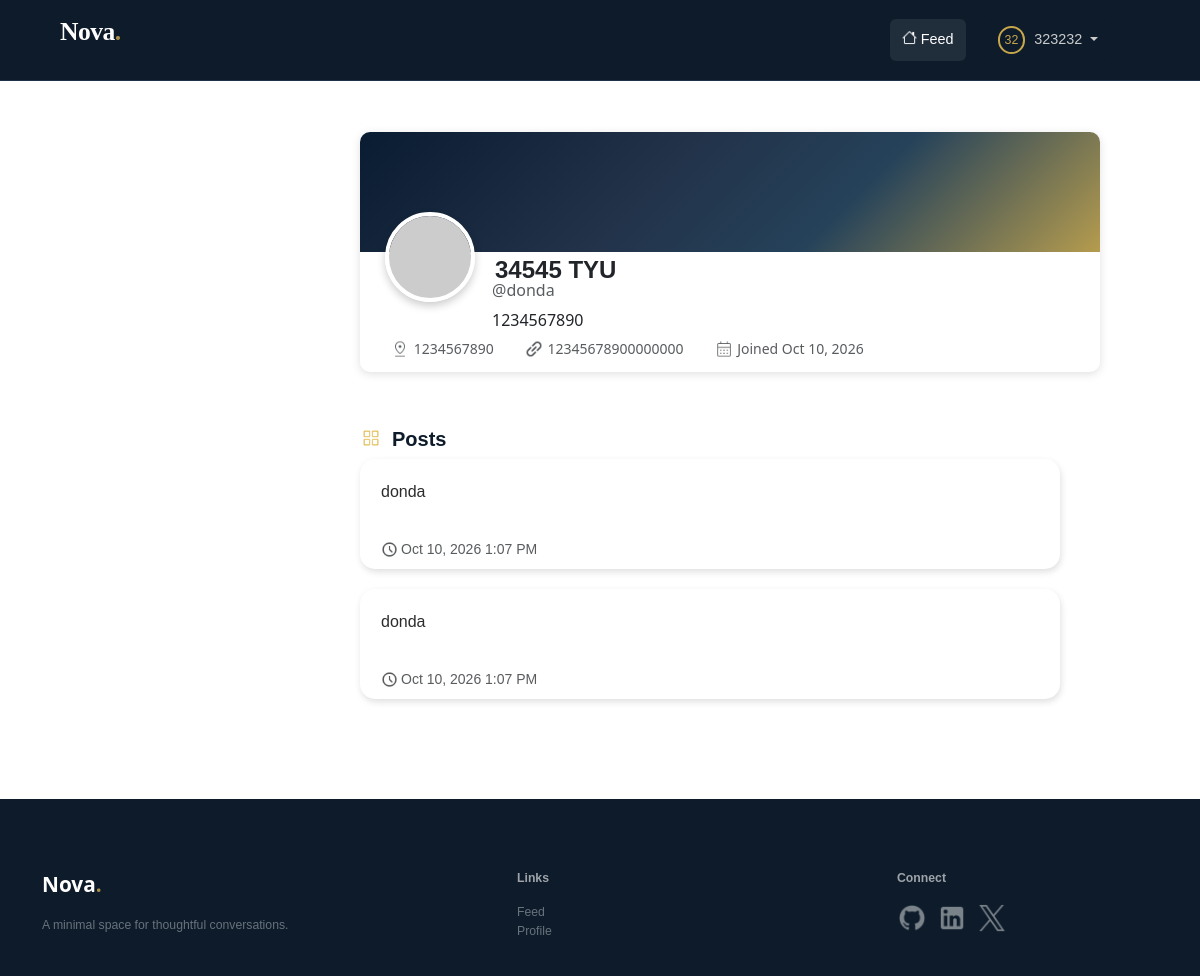
/profile/donda (signed in), run on the app's committed database.
### app/models.py (models this page shows, shortened)
class User(db.Model, UserMixin):
    id = db.Column(db.Integer, primary_key=True)
    first_name = db.Column(db.String(64), index=True)
    last_name = db.Column(db.String(64), index=True)
    username = db.Column(db.String(64), index=True, unique=True)
    email = db.Column(db.String(120), index=True, unique=True)
    bio = db.Column(db.String(140))
    location = db.Column(db.String(64))
    website = db.Column(db.String(120))
    password_hash = db.Column(db.String(128))
    posts = db.relationship('Post', backref='author', lazy='dynamic')
    member_since = db.Column(db.DateTime, default=datetime.utcnow)
    def avatar(self, size):
        digest = md5(self.email.lower().encode('utf-8')).hexdigest()
        return f'https://www.gravatar.com/avatar/{digest}?d=identicon&s={size}'

class Post(db.Model):
    id = db.Column(db.Integer, primary_key=True)
    body = db.Column(db.String(140))
    timestamp = db.Column(db.DateTime, index=True, default=datetime.utcnow)
    user_id = db.Column(db.Integer, db.ForeignKey('user.id'))

### app/routes.py (the view)
@app.route('/profile/<username>')
@login_required
def profile(username):
    user = User.query.filter_by(username=username).first_or_404()
    page = request.args.get('page', 1, type=int)
    posts = Post.query.filter_by(author=user).paginate(
        page=page, per_page=app.config.get('POSTS_PER_PAGE', 5), error_out=False
    )
    next_url = url_for('profile', username=user.username, page=posts.next_num) \
        if posts.has_next else None
    prev_url = url_for('profile', username=user.username, page=posts.prev_num) \
        if posts.has_prev else None
    return render_template(
        'profile.html',
        title='Profile',
        user=user,
        posts=posts.items,
        next_url=next_url,
        prev_url=prev_url
    )

### app/models.py (called while the page is built)
@login.user_loader
def load_user(id):
    return User.query.get(int(id))

### app/routes.py (called while the page is built)
@app.before_request
def before_request():
    if current_user.is_authenticated:
        current_user.last_seen = datetime.utcnow()
        db.session.commit()

### app/templates/profile.html (shortened to what this page needs)
{% extends 'base.html' %}
{% block content %}
<section class="proflie-body">
    <div class="profile-card">
        <div class="profile-card-background">
        </div>
        <div class="profile-card-content">
            <div class="d-flex mb-0">
                <img src="{{ user.avatar(80) }}" alt="Avatar" class="rounded-circle profile-avatar">
                <p style=" margin-left: 20px;  margin-bottom: 20px; font-family: sans-serif; font-size: 24px; font-weight: 700; color: rgb(33, 37, 41);">{{ user.first_name }} {{ user.last_name }}</p>
            </div>
            <div class="button-username">
                <p style=" margin-right: 0px; padding-right: 0px; margin-left: 132px; margin-top: -30px; color: rgba(33, 37, 41, 0.75); font-size:16px; font-weight: 400;">@{{ user.username }}</p>
            </div>
            <div class="profile-bio">
                <p style="margin-left: 132px; margin-top: -10px; color: rgb(33, 37, 41); font-size:16px; font-weight: 400;">{{ user.bio }}</p>
            </div>
            <div style="display: flex; vertical-align: middle;">
                <div class="profile-location">
                    <p style="margin-left: 30px; margin-top: -10px; color: rgba(33, 37, 41, 0.75); font-size:14px; font-weight: 400;"><img src="{{ url_for('static', filename='images/pin-drop-icon.png') }}" alt="Pin drop Icon" class="pin-drop-icon"> {{ user.location }}</p>
                </div>
                <div class="profile-website">
                    <p style="margin-left: 30px; margin-top: -10px; color: rgba(33, 37, 41, 0.75); font-size:14px; font-weight: 400;"><img src="{{ url_for('static', filename='images/link-icon.png') }}" alt="Link Icon" class="link-icon"> {{ user.website }}</p>
                </div>
                <div class="profile-joined">
                    <p style="margin-left: 30px; margin-top: -10px; color: rgba(33, 37, 41, 0.75); font-size:14px; font-weight: 400;"><img src="{{ url_for('static', filename='images/calendar-icon.png') }}" alt="Calendar Icon" class="calendar-icon"> Joined {{ moment(user.member_since).format('ll') }}</p>
                </div>
            </div>
        </div>
    </div>
    <div class="profile-posts d-flex">
        <img style="width: 22px; height: 22px; margin-right: 10px;" src="{{ url_for('static', filename='images/gold-squares-2x2.png') }}" alt="">
        <h1 style="color: rgb(13, 27, 42); font-family: 'DM Sans', sans-serif; font-weight: 600; font-size: 20px;">Posts</h1>
    </div>
    {% for post in posts %}
        {% if post %}
            <table class="profile-post-table">
                <tr valign="top">
                    <td>
                        <div class="profile-post-body">{{post.body}}</div>
                        <div class="profile-post-timestamp"><img src="{{ url_for('static', filename='images/clock-icon.png') }}" alt="Calendar Icon" class="clock-icon">{{ moment(post.timestamp).format('lll') }}</div>
                    </td>
                </tr>
            </table>
        {% endif %}
    {% endfor %}
</section>
        <section class="footer-pg2">
            <div class="container" style="margin-top: 50px;">
                <div class="row">
                    <div class="col-md-5">
                        <a class="navbar-brand-footer d-flex">Nova<div style="color: rgb(168, 143, 70);"><p>.</p></div></a>
                        <p class="footer-text">A minimal space for thoughtful conversations.</p>
                    </div>
                    <div class="col-md-4 footer-links footer-text">
                        <p class="footer-title">Links</p>
                        <ul class="list-unstyled">
                            <li><a href="{{ url_for('feed') }}">Feed</a></li>
                            <li><a href="{{ url_for('profile', username=current_user.username) }}">Profile</a></li>
                        </ul>
                    </div>
                    <div class="col-md-3">
                        <p class="footer-title">Connect</p>
                        <div class="d-flex justify-content-start">
                            <a class="btn-social" href="#"><img src="{{ url_for('static', filename='images/github-logo.png') }}" alt="GitHub" class="img-fluid"></a>
                            <a class="btn-social" href="#"><img src="{{ url_for('static', filename='images/linkedin-logo.png') }}" alt="LinkedIn" class="img-fluid"></a>
                            <a class="btn-social" href="#"><img src="{{ url_for('static', filename='images/x-logo.png') }}" alt="X" class="img-fluid"></a>
                        </div>
                    </div>
                </div>
            </div>
        </section>
{% endblock %}

### app/templates/base.html (shortened to what this page needs)
<!DOCTYPE html>
<html lang="en">
    <head>
        <link href="https://cdn.jsdelivr.net/npm/bootstrap@5.3.8/dist/css/bootstrap.min.css"
         rel="stylesheet"
>
          <link rel="stylesheet" href="{{ url_for('static', filename='css/styles.css') }}">
    </head>
    <body>
        <div class="navbar">
            <nav class="navbar navbar-expand-lg fixed-top">
                <div class=" nav container-fluid">
                    {% if current_user.is_authenticated %}
                        <a class="navbar-brand d-flex" href="{{ url_for('feed') }}">Nova<div style="color: rgb(168, 143, 70);"><p>.</p></div></a>
                        <div class="collapse navbar-collapse" id="navbarNav">
                            <ul class="navbar-nav me-5 d-flex ms-auto">
                                <div>
                                    <li class="d-flex align-items-center">
                                        <a class="btn-7" aria-current="page" href="{{ url_for('feed') }}">
                                            <img src="{{ url_for('static', filename='images/House-icon.png') }}" alt="Icon" class="nav-icon">
                                            Feed
                                        </a>
                                    </li>
                                </div>
                                <div class="dropdown">
                                    <li class="btn-dropdown_nav dropdown-toggle" role="button" id="dropdownMenuLink" data-bs-toggle="dropdown" aria-expanded="false"
                                            data-bs-toggle="dropdown">
                                        <a class="btn-username" aria-current="page" href="#">{{ current_user.username[:2] | upper }}</a>
                                        {{ current_user.username }}
                                     </li>
                                </div>
                            </ul>
                        </div>
                    {% endif %}
                </div>
            </nav>
        </div>
        {% block content %}{% endblock %}
    </body>
</html>

### app/static/css/styles.css (style rules this page uses)
.navbar { background-color: rgb(13, 27, 42); padding-left: 60px; padding-right: 30px; border-bottom: 1px solid; border-color: rgb(30, 49, 71); }
.navbar-brand { font-family: serif; color: white !important; font-weight: 700; font-size: 25.6px; letter-spacing: -0.512px; }
.navbar-brand-footer { color: white !important; font-weight: bold; font-size: 1.3rem; text-decoration: none; }
.btn-social { margin-right: 10px; width: 30px; height: 30px; }
.footer-text { font-family: sans-serif; font-weight: 400; font-size: 12.25px; color: rgb(104, 114, 124); }
.list-unstyled a { color: rgb(104, 114, 124); text-decoration: none; transition: all 0.3s ease; }
.footer-title { font-family: sans-serif; font-weight: 600; font-size: 12.25px; color: RGBA(255, 255, 255, 0.6); }
.btn-7 { font-family: sans-serif; font-size: 14.4px; font-weight: 500; color:#ffffff; background-color: rgb(32, 45, 59); text-decoration: none; padding: 5px 12px; padding-top: 10px; padding-bottom: 10px; margin-right: 20px; border-radius: 6px; }
.btn-username { margin-right: 5px; text-decoration: none; padding: 5px 5px; border: 2px solid rgb(200,167,76); border-radius: 43px; font-size: 12.4px; font-weight: 100; color: rgb(200,167,76); }
.nav-icon { width: 15px; height: 15px; margin-bottom: 6px; padding-bottom: 0px; }
.btn-dropdown_nav { border-radius: 8px; background-color: rgb(13, 27, 42); color: #cacaca; font-family: sans-serif; font-size: 14.4px; padding: 10.2px 12px; }
.footer-pg2 { margin-top: 100px; background-color: rgb(13, 27, 42); color: white; padding: 20px 0; }
.clock-icon { width: 17px; height: 17px; margin-right: 3px; margin-top: -2px; }
.profile-card { height: 240px; width : 740px; margin-top: 115px; padding: 0px; margin-left: 30%; border-radius: 10px; box-shadow: rgba(99, 99, 99, 0.2) 0px 2px 8px 0px; }
.profile-card-background { height: 50%; width: 100%; background-image: linear-gradient( 135deg, #0a1c31 0%, hsl(215, 37%, 21%) 40%, #25425a 65%, rgb(181,156,78) 100% ); border-radius: 10px 10px 0px 0px; }
.profile-avatar { width: 90px; height: 90px; border-radius: 50%; border: 4px solid #ffffff; box-shadow: 0 4px 8px rgba(0, 0, 0, 0.2); margin-top: -40px; margin-left: 25px; margin-bottom: 0px; position: relative; z-index: 2; }
.profile-posts { margin-left: 30%; margin-top: 55px; }
.profile-post-table { margin-left: 30%; width: 700px; height: 110px; border-radius: 15px; margin-bottom: 20px; box-shadow: rgba(99, 99, 99, 0.2) 1px 3px 6px 0px; transition: all 0.2s ease; }
.profile-post-body { color: rgb(44, 44, 44); margin-top: 20px; margin-left: 20px; font-family: sans-serif; font-size: 16px; font-weight: 400; }
.profile-post-timestamp { color: rgba(33, 37, 41, 0.75); margin-left: 20px; margin-top: 5%; font-family: sans-serif; font-size: 14px; font-weight: 400; }
.pin-drop-icon { width: 20px; height: 20px; margin-bottom: 3px; }
.link-icon { width: 20px; height: 20px; margin-bottom: 3px; }
.calendar-icon { width: 20px; height: 20px; margin-bottom: 3px; }

### data on the page
User: username "32", username "323232"
User: first_name "34545", last_name "TYU", username "donda", bio "1234567890", location "1234567890", website "12345678900000000", member_since "Oct 10, 2026"
Post: body "donda", timestamp "Oct 10, 2026 1:07 PM"
Post: body "donda", timestamp "Oct 10, 2026 1:07 PM"
